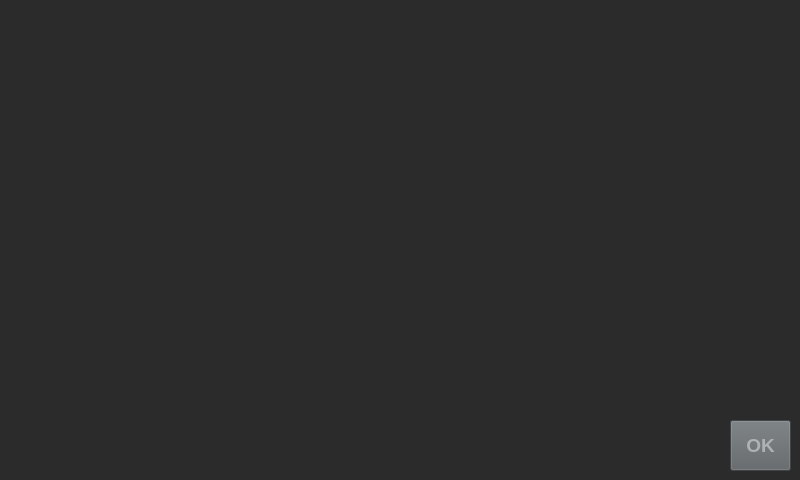
<?xml version="1.0" encoding="UTF-8"?>
<ui version="4.0">
 <class>Form</class>
 <widget class="QWidget" name="Form">
  <property name="geometry">
   <rect>
    <x>0</x>
    <y>0</y>
    <width>800</width>
    <height>480</height>
   </rect>
  </property>
  <property name="windowTitle">
   <string>Form</string>
  </property>
  <property name="styleSheet">
   <string notr="true">background-color: rgb(43, 43, 43);</string>
  </property>
  <widget class="QLabel" name="label">
   <property name="geometry">
    <rect>
     <x>0</x>
     <y>0</y>
     <width>800</width>
     <height>480</height>
    </rect>
   </property>
   <property name="maximumSize">
    <size>
     <width>800</width>
     <height>480</height>
    </size>
   </property>
   <property name="text">
    <string/>
   </property>
   <property name="pixmap">
    <pixmap>../../images/bw_png.png</pixmap>
   </property>
   <property name="scaledContents">
    <bool>false</bool>
   </property>
  </widget>
  <widget class="QPushButton" name="okBtn">
   <property name="geometry">
    <rect>
     <x>730</x>
     <y>420</y>
     <width>61</width>
     <height>51</height>
    </rect>
   </property>
   <property name="minimumSize">
    <size>
     <width>0</width>
     <height>0</height>
    </size>
   </property>
   <property name="maximumSize">
    <size>
     <width>999</width>
     <height>999</height>
    </size>
   </property>
   <property name="font">
    <font>
     <pointsize>14</pointsize>
     <weight>75</weight>
     <bold>true</bold>
    </font>
   </property>
   <property name="styleSheet">
    <string notr="true">background-color: rgb(92, 97, 100);
color: rgb(175, 177, 179);
</string>
   </property>
   <property name="text">
    <string>OK</string>
   </property>
   <property name="iconSize">
    <size>
     <width>32</width>
     <height>32</height>
    </size>
   </property>
   <property name="checkable">
    <bool>false</bool>
   </property>
  </widget>
 </widget>
 <resources/>
 <connections/>
</ui>
